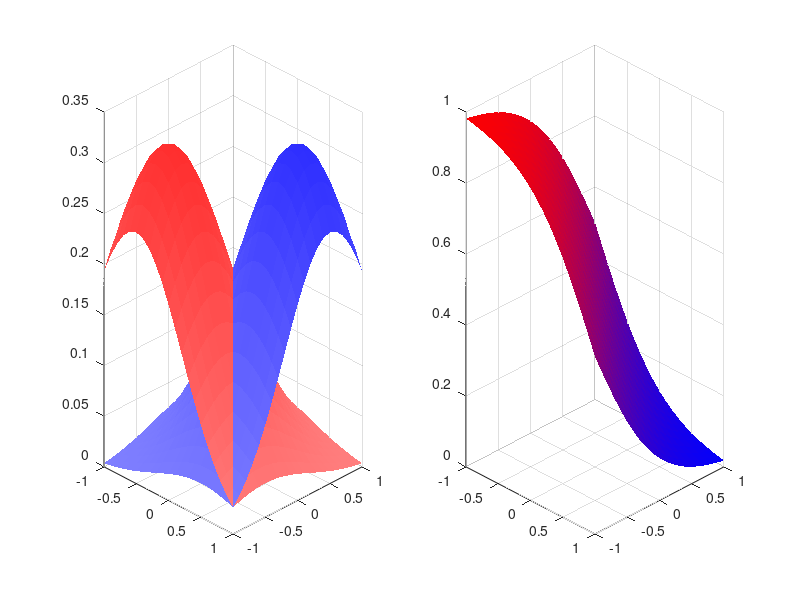

Write MATLAB code to recreate this figure.
%% Figure 4.10 Page 199 PRML
clc
clear

%% Generate samples
mu1 = [-0.5 -0.5];
mu2 = [0.5 0.5];
SIGMA1 = [0.5 0; 0 0.5];
SIGMA2 = [0.5 0; 0 0.5];

x1 = [-1:0.1:1]';
x2 = [-1:0.1:1]';
M = length(x1);
N = length(x2);
Pxgc1 = zeros(M,N);
Pxgc2 = zeros(M,N);
C1 = zeros(M,N,3);
C2 = zeros(M,N,3);
for i = 1:M
    for j = 1:N
        Pxgc1(i,j) = mvnpdf([x1(i),x2(j)],mu1,SIGMA1);
        Pxgc2(i,j) = mvnpdf([x1(i),x2(j)],mu2,SIGMA2);
        C1(i,j,:) = [1 0.5-Pxgc1(i,j) 0.5-Pxgc1(i,j)];
        C2(i,j,:) = [0.5-Pxgc2(i,j) 0.5-Pxgc2(i,j) 1];
    end
end

%% According to equation 4.65-4.67 Page 198
% assume P(C1) = P(C2) = 1/2

% w = SIGMA1^(-1)*(mu1-mu2)';
% w0 = -1/2*mu1*SIGMA1^(-1)*mu1' + 1/2*mu2*SIGMA1^(-1)*mu2';
% Pcgx1 = zeros(M,N);
% C3 = zeros(M,N,3);
% for i = 1:M
%     for j = 1:N
%         x = [x1(i) x2(j)];
%         alpha = w'*x' + w0;
%         Pcgx1(i,j) = 1/(1+exp(-alpha));
%         C3(i,j,:) = [Pcgx1(i,j) 0 1-Pcgx1(i,j)];
%     end
% end

Pc1 = 1/2;
Pc2 = 1/2;
Pcgx1 = zeros(M,N);
C3 = zeros(M,N,3);
for i = 1:M
    for j = 1:N
        Pcgx1(i,j) = Pxgc1(i,j)*Pc1/(Pxgc1(i,j)*Pc1+Pxgc2(i,j)*Pc2);
        C3(i,j,:) = [Pcgx1(i,j) 0 1-Pcgx1(i,j)];
    end
end

%% Viusalization
figure;
subplot(121);
hold on;grid on;
surf(x1, x2, Pxgc1, C1,'EdgeColor','none');
surf(x1, x2, Pxgc2, C2,'EdgeColor','none');
view(45,15);
subplot(122);
surf(x1, x2, Pcgx1, C3,'EdgeColor','none');
view(45,15);